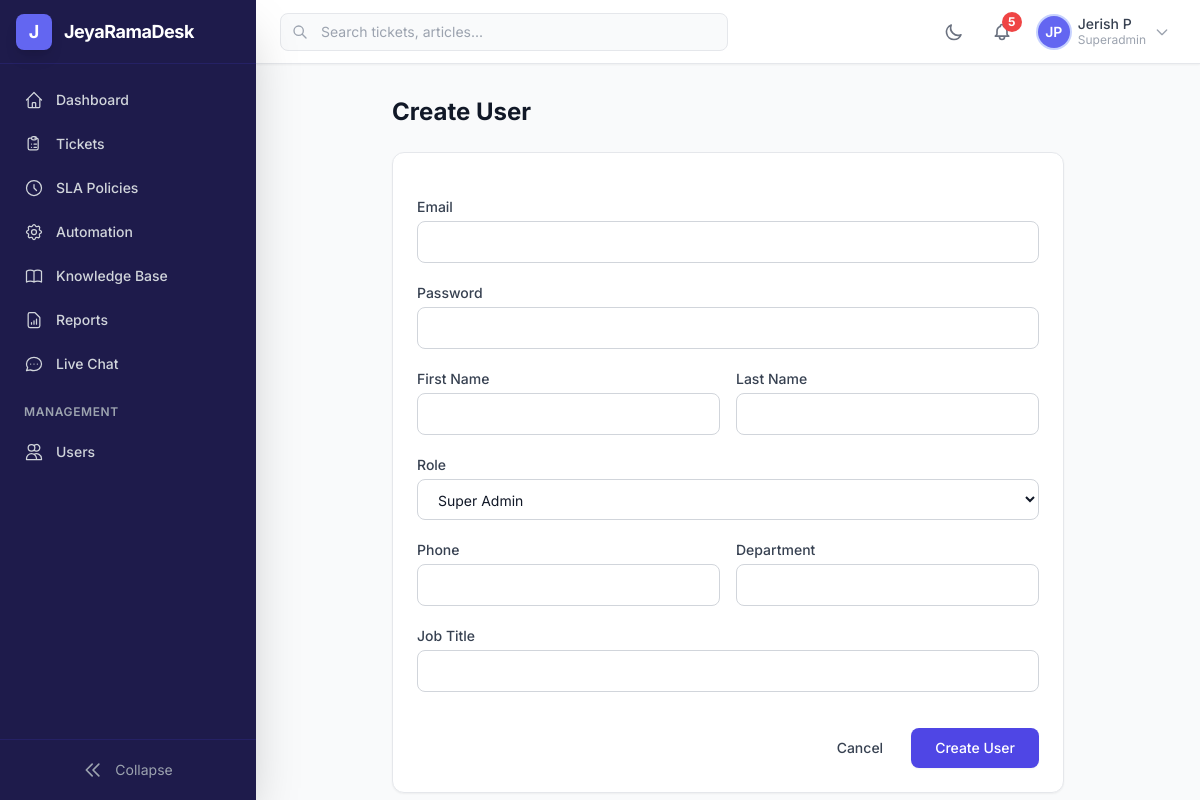
The app's page /desk/accounts/users/create/ (signed in) with its own data.
### accounts/models.py (models this page shows, shortened)
class User(AbstractBaseUser, PermissionsMixin):
    class Role(models.TextChoices):
        SUPERADMIN = 'superadmin', 'Super Admin'
        MANAGER = 'manager', 'Manager'
        AGENT = 'agent', 'Agent'
        CUSTOMER = 'customer', 'Customer'
    id = models.UUIDField(primary_key=True, default=uuid.uuid4, editable=False)
    email = models.EmailField('Email Address', unique=True, db_index=True)
    first_name = models.CharField('First Name', max_length=150)
    last_name = models.CharField('Last Name', max_length=150)
    phone = models.CharField('Phone Number', max_length=20, blank=True, default='')
    address = models.TextField('Address', blank=True, default='')
    avatar = models.ImageField(
        'Profile Picture',
        upload_to='avatars/%Y/%m/',
        blank=True,
        null=True,
    )
    role = models.CharField(
        'Role',
        max_length=20,
        choices=Role.choices,
        default=Role.CUSTOMER,
        db_index=True,
    )
    department = models.CharField(max_length=100, blank=True, default='')
    job_title = models.CharField(max_length=100, blank=True, default='')
    is_active = models.BooleanField('Active', default=True, db_index=True)
    is_staff = models.BooleanField('Staff Status', default=False)
    is_online = models.BooleanField('Online', default=False)
    is_profile_completed = models.BooleanField('Profile Completed', default=False)
    date_joined = models.DateTimeField('Date Joined', default=timezone.now)
    last_login = models.DateTimeField('Last Login', blank=True, null=True)
    updated_at = models.DateTimeField('Updated At', auto_now=True)
    timezone_pref = models.CharField(
        'Timezone', max_length=50, default='UTC',
    )
    email_notifications = models.BooleanField(default=True)
    dark_mode = models.BooleanField(default=False)
    objects = UserManager()
    USERNAME_FIELD = 'email'
    REQUIRED_FIELDS = ['first_name', 'last_name']
    class Meta:
        db_table = 'jrd_users'
        verbose_name = 'User'
        verbose_name_plural = 'Users'
        ordering = ['-date_joined']
        indexes = [
            models.Index(fields=['role', 'is_active'], name='idx_user_role_active'),
            models.Index(fields=['email'], name='idx_user_email'),
            models.Index(fields=['date_joined'], name='idx_user_joined'),
        ]
    @property
    def full_name(self):
        return f'{self.first_name} {self.last_name}'.strip()
    @property
    def initials(self):
        return f'{self.first_name[:1]}{self.last_name[:1]}'.upper()
    @property
    def is_staff_member(self):
        return self.role in (self.Role.SUPERADMIN, self.Role.MANAGER, self.Role.AGENT)

### accounts/views.py (the view, shortened to what this page needs)
# urls.py: path('users/create/', views.user_create_view, name='user_create'),
@login_required
def user_create_view(request):
    if request.user.role not in (User.Role.SUPERADMIN, User.Role.MANAGER):
        messages.error(request, 'Permission denied.')
        return redirect('accounts:user_list')
    return render(request, 'accounts/user_form.html', {
        'roles': User.Role.choices,
        'action': 'Create',
    })

### notifications/context_processors.py (called while the page is built)
def unread_notifications_count(request):
    if request.user.is_authenticated:
        return {
            'unread_notifications_count': Notification.objects.filter(
                user=request.user,
                is_read=False,
            ).count()
        }
    return {'unread_notifications_count': 0}

### templates/accounts/user_form.html (shortened to what this page needs)
{% extends "base.html" %}
{% block content %}
<div class="max-w-2xl mx-auto">
    <div class="mb-6">
        <h1 class="text-2xl font-bold text-gray-900 dark:text-white">{{ action }} User</h1>
    </div>
    <div class="bg-white dark:bg-gray-800 rounded-xl shadow-sm border border-gray-200 dark:border-gray-700 p-6">
        <form method="POST" class="space-y-5">
            {% if action == 'Create' %}
            <div>
                <label class="block text-sm font-medium text-gray-700 dark:text-gray-300 mb-1">Email</label>
                <input type="email" name="email" required
                       class="w-full px-4 py-2.5 border border-gray-300 dark:border-gray-600 rounded-lg bg-white dark:bg-gray-700 text-gray-900 dark:text-white focus:ring-2 focus:ring-primary-500 text-sm">
            </div>
            <div>
                <label class="block text-sm font-medium text-gray-700 dark:text-gray-300 mb-1">Password</label>
                <input type="password" name="password" required minlength="10"
                       class="w-full px-4 py-2.5 border border-gray-300 dark:border-gray-600 rounded-lg bg-white dark:bg-gray-700 text-gray-900 dark:text-white focus:ring-2 focus:ring-primary-500 text-sm">
            </div>
            {% endif %}
            <div class="grid grid-cols-2 gap-4">
                <div>
                    <label class="block text-sm font-medium text-gray-700 dark:text-gray-300 mb-1">First Name</label>
                    <input type="text" name="first_name" value="{{ user_obj.first_name|default:'' }}" required
                           class="w-full px-4 py-2.5 border border-gray-300 dark:border-gray-600 rounded-lg bg-white dark:bg-gray-700 text-gray-900 dark:text-white focus:ring-2 focus:ring-primary-500 text-sm">
                </div>
                <div>
                    <label class="block text-sm font-medium text-gray-700 dark:text-gray-300 mb-1">Last Name</label>
                    <input type="text" name="last_name" value="{{ user_obj.last_name|default:'' }}" required
                           class="w-full px-4 py-2.5 border border-gray-300 dark:border-gray-600 rounded-lg bg-white dark:bg-gray-700 text-gray-900 dark:text-white focus:ring-2 focus:ring-primary-500 text-sm">
                </div>
            </div>
            <div>
                <label class="block text-sm font-medium text-gray-700 dark:text-gray-300 mb-1">Role</label>
                <select name="role" class="w-full px-4 py-2.5 border border-gray-300 dark:border-gray-600 rounded-lg bg-white dark:bg-gray-700 text-gray-900 dark:text-white focus:ring-2 focus:ring-primary-500 text-sm">
                    {% for value, label in roles %}
                    <option value="{{ value }}" {% if user_obj.role == value %}selected{% endif %}>{{ label }}</option>
                    {% endfor %}
                </select>
            </div>
            <div class="grid grid-cols-2 gap-4">
                <div>
                    <label class="block text-sm font-medium text-gray-700 dark:text-gray-300 mb-1">Phone</label>
                    <input type="text" name="phone" value="{{ user_obj.phone|default:'' }}"
                           class="w-full px-4 py-2.5 border border-gray-300 dark:border-gray-600 rounded-lg bg-white dark:bg-gray-700 text-gray-900 dark:text-white focus:ring-2 focus:ring-primary-500 text-sm">
                </div>
                <div>
                    <label class="block text-sm font-medium text-gray-700 dark:text-gray-300 mb-1">Department</label>
                    <input type="text" name="department" value="{{ user_obj.department|default:'' }}"
                           class="w-full px-4 py-2.5 border border-gray-300 dark:border-gray-600 rounded-lg bg-white dark:bg-gray-700 text-gray-900 dark:text-white focus:ring-2 focus:ring-primary-500 text-sm">
                </div>
            </div>
            <div>
                <label class="block text-sm font-medium text-gray-700 dark:text-gray-300 mb-1">Job Title</label>
                <input type="text" name="job_title" value="{{ user_obj.job_title|default:'' }}"
                       class="w-full px-4 py-2.5 border border-gray-300 dark:border-gray-600 rounded-lg bg-white dark:bg-gray-700 text-gray-900 dark:text-white focus:ring-2 focus:ring-primary-500 text-sm">
            </div>
            <div class="flex justify-end space-x-3 pt-4">
                <a href="{% url 'accounts:user_list' %}" class="px-4 py-2.5 text-sm font-medium text-gray-700 dark:text-gray-300 hover:bg-gray-100 dark:hover:bg-gray-700 rounded-lg transition-colors">Cancel</a>
                <button type="submit" class="px-6 py-2.5 bg-primary-600 hover:bg-primary-700 text-white font-medium rounded-lg transition-colors shadow-sm text-sm">
                    {{ action }} User
                </button>
            </div>
        </form>
    </div>
</div>
{% endblock %}

### templates/includes/topbar.html (shortened to what this page needs)
<header class="h-16 bg-white dark:bg-gray-800 border-b border-gray-200 dark:border-gray-700 flex items-center px-4 md:px-6 shadow-sm z-30">
    <div class="hidden md:flex items-center flex-1 max-w-md">
        <div class="relative w-full">
            <div class="absolute inset-y-0 left-0 pl-3 flex items-center pointer-events-none">
            </div>
            <input type="text" placeholder="Search tickets, articles..."
                   class="w-full pl-10 pr-4 py-2 border border-gray-200 dark:border-gray-600 rounded-lg
                          bg-gray-50 dark:bg-gray-700 text-sm text-gray-900 dark:text-gray-100
                          focus:ring-2 focus:ring-primary-500 focus:border-transparent
                          placeholder-gray-400 transition-colors">
        </div>
    </div>
    <div class="flex items-center ml-auto space-x-3">
        <button @click="darkMode = !darkMode; localStorage.setItem('darkMode', darkMode)"
                class="p-2 rounded-lg text-gray-500 hover:bg-gray-100 dark:text-gray-400 dark:hover:bg-gray-700 transition-colors">
            <svg x-show="!darkMode" class="w-5 h-5" fill="none" stroke="currentColor" viewBox="0 0 24 24">
                <path stroke-linecap="round" stroke-linejoin="round" stroke-width="2"
                      d="M20.354 15.354A9 9 0 018.646 3.646 9.003 9.003 0 0012 21a9.003 9.003 0 008.354-5.646z"/>
            </svg>
        </button>
        <a href="{% url 'notifications:list' %}"
           class="relative p-2 rounded-lg text-gray-500 hover:bg-gray-100 dark:text-gray-400 dark:hover:bg-gray-700 transition-colors">
            {% if unread_notifications_count %}
            <span class="absolute -top-0.5 -right-0.5 w-5 h-5 bg-red-500 text-white text-xs font-bold rounded-full flex items-center justify-center">
                {{ unread_notifications_count }}
            </span>
            {% endif %}
        </a>
        <div x-data="{ profileOpen: false }" class="relative">
            <button @click="profileOpen = !profileOpen" @click.outside="profileOpen = false"
                    class="flex items-center space-x-2 p-1.5 rounded-lg hover:bg-gray-100 dark:hover:bg-gray-700 transition-colors">
                {% if user.avatar %}
                <img src="{{ user.avatar.url }}" alt="{{ user.full_name }}"
                     class="w-8 h-8 rounded-full object-cover ring-2 ring-primary-200">
                {% else %}
                <div class="w-8 h-8 rounded-full bg-primary-500 flex items-center justify-center text-white text-sm font-semibold ring-2 ring-primary-200">
                    {{ user.initials }}
                </div>
                {% endif %}
                <div class="hidden md:block text-left">
                    <p class="text-sm font-medium text-gray-700 dark:text-gray-200 leading-tight">{{ user.full_name }}</p>
                    <p class="text-xs text-gray-400 capitalize">{{ user.role }}</p>
                </div>
                <svg class="w-4 h-4 text-gray-400 hidden md:block" fill="none" stroke="currentColor" viewBox="0 0 24 24">
                    <path stroke-linecap="round" stroke-linejoin="round" stroke-width="2" d="M19 9l-7 7-7-7"/>
                </svg>
            </button>
        </div>
    </div>
</header>

### templates/base.html (style rules this page uses)
body { font-family: 'Inter', system-ui, sans-serif; }

### records on screen
User: initials "JP", full_name "Jerish P", role "Superadmin"

### other values on screen
{{ unread_notifications_count }} "5"
{{ action }} "Create"
form field role "Super Admin"
